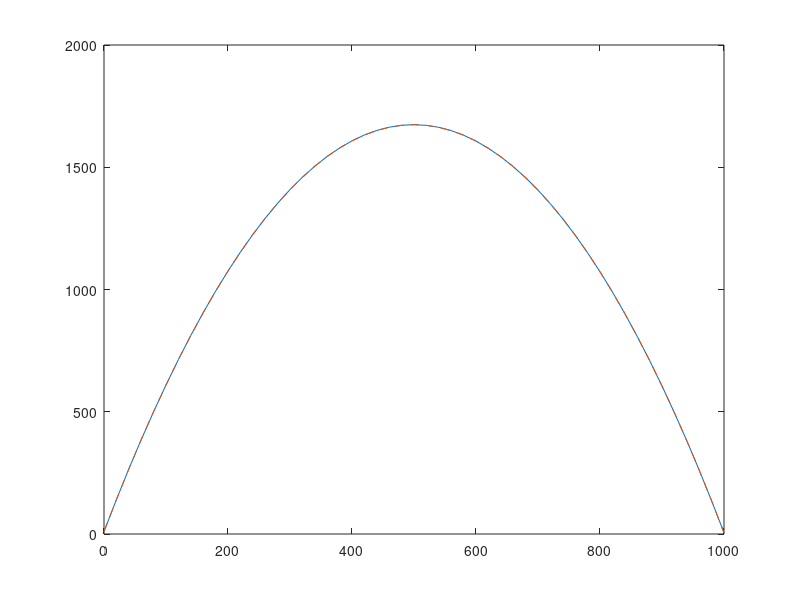

MATLAB code for this plot: (Note: this script raises an error after producing the figure.)
clear; clc; close all;

% Description: Solves a second order ODE using the finite difference method
% and the shooting method using Runge-Kutta 4th order/ode45 method.

K       = 1;                % [m/d]
N       = 0.1;              % [m/d]
x0      = 0;                % [m]
xN      = 1000;             % [m]
h0      = 10;               % [m]
hN      = 5;                % [m]
hBar    = mean([h0,hN]);    % [m]

% Analytical Solution

h = @(x) -N/K/hBar/2*x.^2 + 6.6617*x + 10;

dx = 20;
x = x0:dx:xN;

plot(x,h(x),'DisplayName','Analytical')
hold on

% Finite Difference Solution
NN = numel(x) - 2; % Number of unknowns

% Coefficient Matrix
Au = diag(ones(NN-1,1),1);
Ad = diag(-2*ones(NN,1),0);
Al = diag(ones(NN-1,1),-1);

A = Au + Ad + Al;

% RHS Vector
b = -N/K/hBar*dx^2*ones(NN,1);
b(1) = b(1) - h0;
b(end) = b(end) - hN;


hFd = zeros(1,NN+2);
hFd(1) = h0; hFd(end) = hN;
hFd(2:end-1) = A\b;

plot(x,hFd,'--','DisplayName','Finite-Difference')

%Shooting Method
odefun = @(x,h) [h(2); -N/K/hBar];

guess = fzero(@(gv) h_res(odefun,gv,x,hN),5);

% RK-4 (ode45)
[X, H] = ode45(odefun,x,[0 guess]);

plot(X,H(:,1),'o','DisplayName','RK4')
legend('location','south')
xlabel('x [m]')
ylabel('h [m]')

function r = h_res(odefun,guess_val,x,hN)
   [~, H] = ode45(odefun,x,[0 guess_val]); 
   r = H(end,1)-hN;
end

% dx = 20;
% x = x0:dx:xN;
% NN   = numel(x);
% h1    = zeros(1,NN);
% h2    = zeros(1,NN);
% h1(1) = h0;
% guess = 6.6717;
% h2(1) = guess;
% 
% dh1dx = @(x,h) h;
% dh2dx = @(x,h) -N/K/hBar;
% 
% for i = 1:NN-1
%     k1 = dh1dx(x(i),h2(i));
%     k2 = dh1dx(x(i)+dx/2, h2(i)+dx*k1/2);
%     k3 = dh1dx(x(i)+dx/2, h2(i)+dx*k2/2);
%     k4 = dh1dx(x(i)+dx,h2(i)+dx*k3);
% 
%     h1(i+1) = h1(i) + 1/6*dx*(k1 + 2*k2 + 2*k3 + k4);
%     
%        
%     k1 = dh2dx(x(i),h1(i));
%     k2 = dh2dx(x(i)+dx/2, h1(i)+dx*k1/2);
%     k3 = dh2dx(x(i)+dx/2, h1(i)+dx*k2/2);
%     k4 = dh2dx(x(i)+dx,h1(i)+dx*k3);
% 
%     h2(i+1) = h2(i) + 1/6*dx*(k1 + 2*k2 + 2*k3 + k4);
% end
% 
% plot(x,h1,'-')

